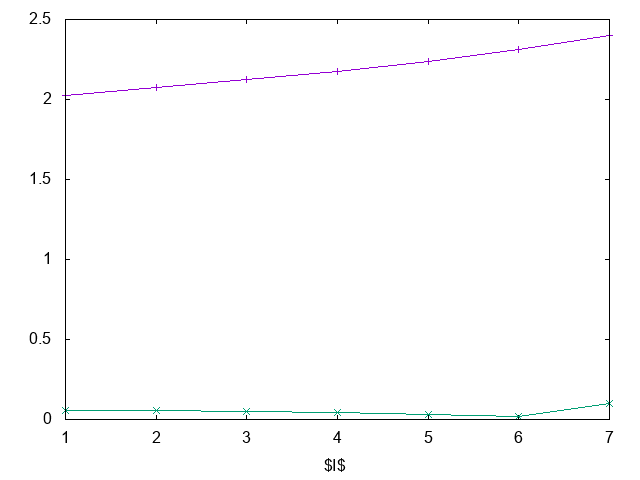

Source code (gnuplot):
set term tikz
set out "max_dLtilde_dI.tex"

set xlabel '$I$'

plot "omega_all.res" w lp not, "max_dLtilde_dI.res" w lp not

unset out
unset term

set term tikz
set out "max_dLtilde_dI_SM2.tex"

set xlabel '$I$'

plot "omega_all_SM2.res" w lp not, "max_dLtilde_dI_SM2.res" w lp not

unset out
unset term
